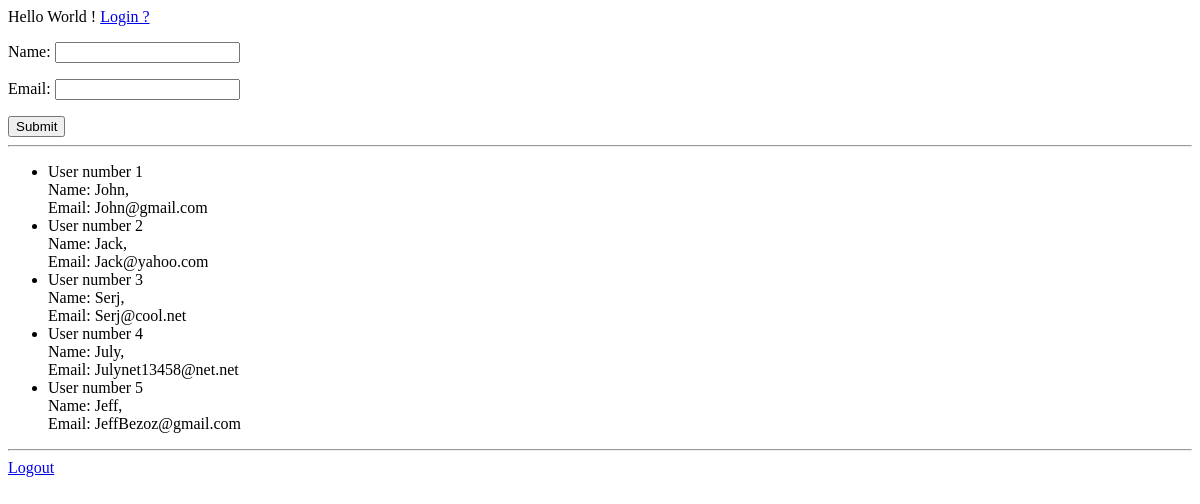
Page /index/ (signed in) on the earlier database version.
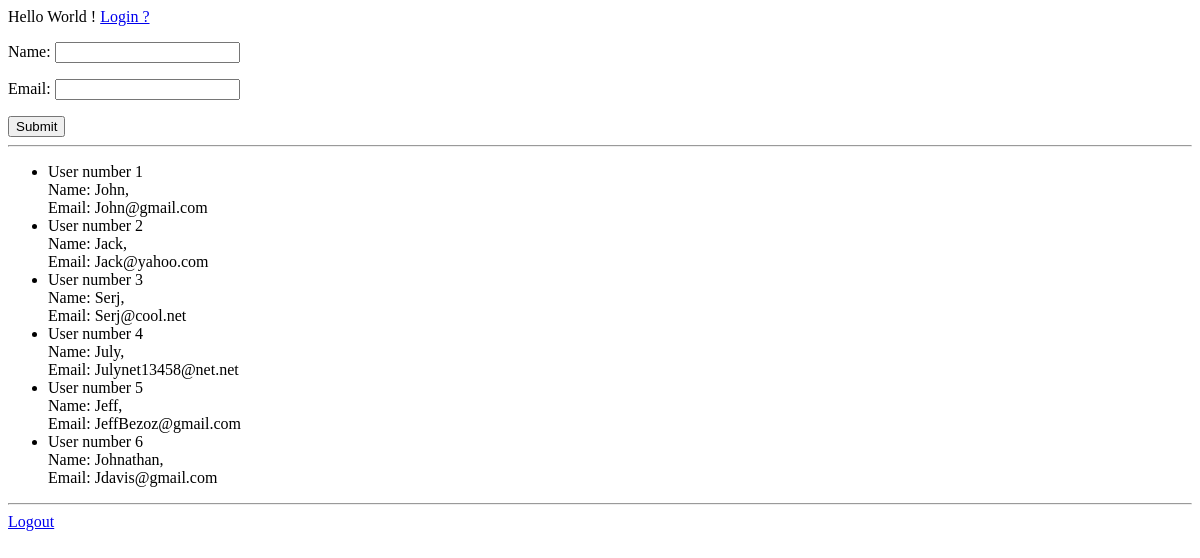
Same page on the later database version.
### funApp/models.py (models this page shows, shortened)
class User_Database(models.Model):
	name = models.CharField(max_length=64)
	email = models.EmailField(max_length=200)

### funApp/views.py (the view)
# urls.py: path("index/", views.index , name='index' ),
def index(request):
	form = User_Form()
	if request.method == "POST":
		form_data = User_Form(request.POST)
		if form_data.is_valid():
			form_data.save()
	else :
		form = User_Form()
	return render(request, "funApp/index.html", {
		"form": form,
		"users": User_Database.objects.all()
		 })

### funApp/forms.py
class User_Form(forms.ModelForm):
	class Meta:
		model = User_Database
		fields = ["name", "email"]

### funApp/templates/funApp/index.html (shortened to what this page needs)
<!DOCTYPE html>
<html>
<head>
</head>
<body>
 Hello World !
 <a href="/login">Login ?</a>
 {% if user.is_authenticated %}
 <form method="post">
 	{{ form.as_p }}
 	<button name = "submit">Submit</button>
 </form>
<hr>
 <section>
 	<ul>
 	{% for u in users %}
 	<li>
 		User number {{ u.id }} <br>
 		Name: {{ u.name }}, <br>
 		Email: {{ u.email }}
 	</li>
 	{% endfor %}
 	</ul>
 </section>
 <hr>
 <a href="{% url 'logout' %}">Logout</a>
  {% endif %}
</body>
</html>

Differences in the rows shown:
added User_Database: id "6", name "Johnathan", email "Jdavis@gmail.com"
